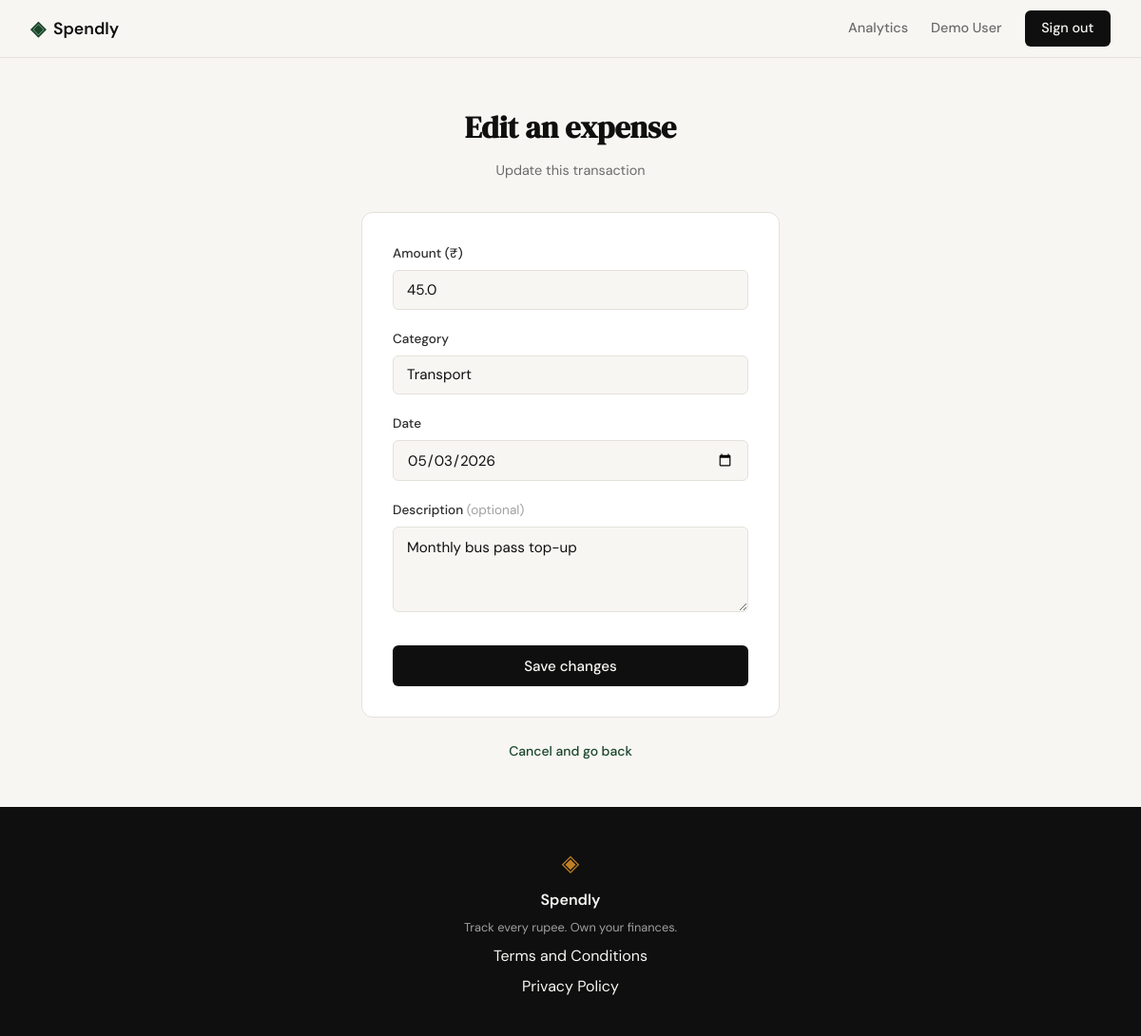
The app's page /expenses/2/edit (signed in) with its own data.
### tables this page shows
CREATE TABLE expenses (
            id          INTEGER PRIMARY KEY AUTOINCREMENT,
            user_id     INTEGER NOT NULL REFERENCES users(id),
            amount      REAL    NOT NULL,
            category    TEXT    NOT NULL,
            date        TEXT    NOT NULL,
            description TEXT,
            created_at  TEXT    DEFAULT (datetime('now'))
        );

### app.py (the view, shortened to what this page needs)
@app.route("/expenses/<int:id>/edit", methods=["GET", "POST"])
def edit_expense(id):
    if not session.get("user_id"):
        return redirect(url_for("login"))
    expense = get_expense(id)
    if expense is None or expense["user_id"] != session["user_id"]:
        abort(404)
    if request.method == "GET":
        return render_template("edit_expense.html", categories=CATEGORIES,
                               expense_id=id, amount=expense["amount"],
                               category=expense["category"], date=expense["date"],
                               description=expense["description"] or "")

### database/db.py (called while the page is built)
def get_db():
    conn = sqlite3.connect(_DB_PATH)
    conn.row_factory = sqlite3.Row
    conn.execute("PRAGMA foreign_keys = ON")
    return conn

def get_expense(expense_id):
    conn = get_db()
    expense = conn.execute(
        "SELECT * FROM expenses WHERE id = ?", (expense_id,)
    ).fetchone()
    conn.close()
    return expense

### templates/edit_expense.html (shortened to what this page needs)
{% extends "base.html" %}
{% block head %}
<link rel="stylesheet" href="{{ url_for('static', filename='css/add_expense.css') }}">
{% endblock %}
{% block content %}
<section class="auth-section">
    <div class="auth-container">
        <div class="auth-header">
            <h1 class="auth-title">Edit an expense</h1>
            <p class="auth-subtitle">Update this transaction</p>
        </div>
        <div class="auth-card">
            <form method="POST" action="{{ url_for('edit_expense', id=expense_id) }}">
                <div class="form-group">
                    <label for="amount">Amount (₹)</label>
                    <input type="number" step="0.01" min="0.01" id="amount" name="amount"
                           class="form-input" placeholder="0.00"
                           value="{{ amount or '' }}"
                           required autofocus>
                </div>
                <div class="form-group">
                    <label for="category">Category</label>
                    <select id="category" name="category" class="form-input form-select" required>
                        {% for cat in categories %}
                        <option value="{{ cat }}" {{ 'selected' if category == cat else '' }}>{{ cat }}</option>
                        {% endfor %}
                    </select>
                </div>
                <div class="form-group">
                    <label for="date">Date</label>
                    <input type="date" id="date" name="date"
                           class="form-input"
                           value="{{ date }}"
                           required>
                </div>
                <div class="form-group">
                    <label for="description">Description <span class="form-optional">(optional)</span></label>
                    <textarea id="description" name="description"
                              class="form-input form-textarea" rows="3"
                              placeholder="e.g. Lunch at canteen">{{ description or '' }}</textarea>
                </div>
                <button type="submit" class="btn-submit">Save changes</button>
            </form>
        </div>
        <p class="auth-switch">
            <a href="{{ url_for('profile') }}">Cancel and go back</a>
        </p>
    </div>
</section>
{% endblock %}

### static/css/style.css (style rules this page uses)
:root { --ink: #0f0f0f; --ink-soft: #2d2d2d; --ink-muted: #6b6b6b; --ink-faint: #a0a0a0; --paper: #f7f6f3; --paper-warm: #f0ede6; --paper-card: #ffffff; --accent: #1a472a; --accent-light: #e8f0eb; --accent-2: #c17f24; --accent-2-light: #fdf3e3; --danger: #c0392b; --danger-light: #fdecea; --border: #e4e1da; --border-soft: #eeebe4; --font-display: 'DM Serif Display', Georgia, serif; --font-body: 'DM Sans', system-ui, sans-serif; --max-width: 1200px; --auth-width: 440px; --radius-sm: 6px; --radius-md: 12px; --radius-lg: 20px; }
*, *::before, *::after { box-sizing: border-box; margin: 0; padding: 0; }
html { font-size: 16px; scroll-behavior: smooth; }
body { background: var(--paper); color: var(--ink); font-family: var(--font-body); font-size: 1rem; line-height: 1.6; -webkit-font-smoothing: antialiased; }
a { color: inherit; text-decoration: none; }
.auth-section { min-height: calc(100vh - 60px - 100px); display: flex; align-items: center; justify-content: center; padding: 3rem 2rem; }
.auth-container { width: 100%; max-width: var(--auth-width); }
.auth-header { text-align: center; margin-bottom: 2rem; }
.auth-title { font-family: var(--font-display); font-size: 2rem; color: var(--ink); margin-bottom: 0.5rem; }
.auth-subtitle { font-size: 0.9rem; color: var(--ink-muted); }
.auth-card { background: var(--paper-card); border: 1px solid var(--border); border-radius: var(--radius-md); padding: 2rem; margin-bottom: 1.5rem; }
.form-group { margin-bottom: 1.25rem; }
.form-group label { display: block; font-size: 0.85rem; font-weight: 500; color: var(--ink-soft); margin-bottom: 0.4rem; }
.form-input { width: 100%; padding: 0.6rem 0.875rem; border: 1px solid var(--border); border-radius: var(--radius-sm); font-family: var(--font-body); font-size: 0.95rem; color: var(--ink); background: var(--paper); outline: none; transition: border-color 0.2s; }
.form-input::placeholder { color: var(--ink-faint); }
.btn-submit { width: 100%; padding: 0.7rem; background: var(--ink); color: var(--paper); border: none; border-radius: var(--radius-sm); font-family: var(--font-body); font-size: 0.95rem; font-weight: 500; cursor: pointer; transition: background 0.2s; margin-top: 0.5rem; }
.auth-switch { text-align: center; font-size: 0.875rem; color: var(--ink-muted); }
.auth-switch a { color: var(--accent); font-weight: 500; }

### static/css/add_expense.css (style rules this page uses)
.form-select { appearance: none; -webkit-appearance: none; background-color: var(--paper); color: var(--ink); cursor: pointer; }
.form-textarea { min-height: 4.5rem; resize: vertical; line-height: 1.5; font-family: var(--font-body); }
.form-optional { color: var(--ink-faint); font-weight: 400; }

### records on screen
expenses: amount "45.0", date "05/03/2026", description "Monthly bus pass top-up"

### other values on screen
form field category "Transport"
